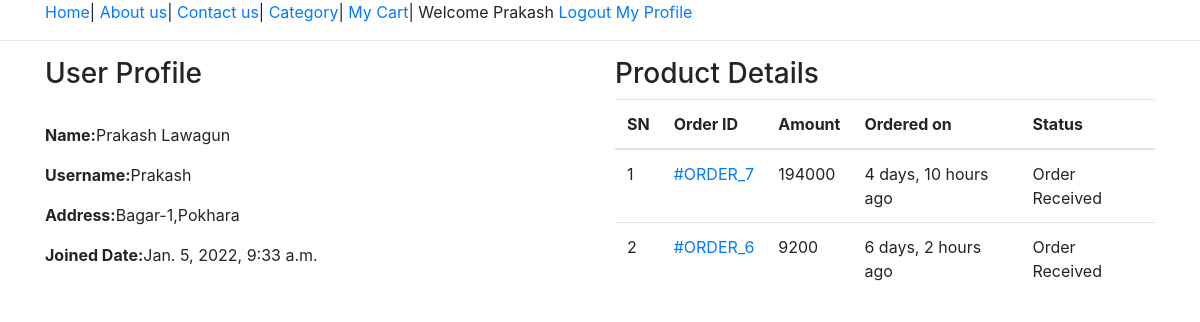
/profile/ (signed in), run on an earlier commit of the app's database.
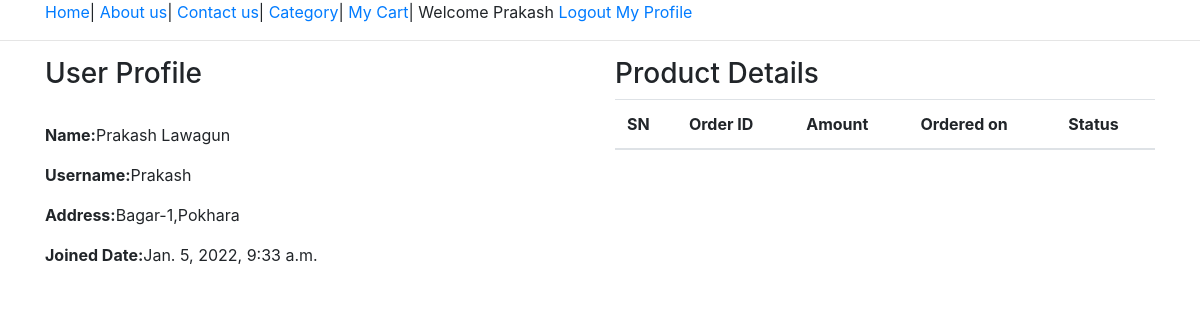
And on a later commit of the database.
### ecomapp/models.py (models this page shows, shortened)
class Customer(models.Model):
    user = models.OneToOneField(User, on_delete=models.CASCADE)
    full_name = models.CharField(max_length=200)
    address = models.CharField(max_length=200, null=True, blank=True)
    joined_on = models.DateTimeField(auto_now_add=True)

class Order(models.Model):
    cart = models.OneToOneField(Cart, on_delete=models.CASCADE)
    ordered_by = models.CharField(max_length=200)
    shipping_address = models.CharField(max_length=200)
    mobile = models.CharField(max_length=10)
    email = models.EmailField(null=True, blank=True)
    subtotal = models.PositiveIntegerField()
    discount = models.PositiveIntegerField()
    total = models.PositiveIntegerField()
    order_status = models.CharField(max_length=50, choices=ORDER_STATUS)
    created_at = models.DateTimeField(auto_now_add=True)

### ecomapp/views.py (the view)
# urls.py: path("profile/",CustomerProfileView.as_view(),name="profile"),
class CustomerProfileView(TemplateView):
    template_name = "profile.html"
    def dispatch(self, request, *args, **kwargs):
        if request.user.is_authenticated and Customer.objects.filter(user=request.user).exists():
            pass
        else:
            return redirect("/login/?next=/profile/")
        return super().dispatch(request, *args, **kwargs)
    def get_context_data(self, **kwargs):
        context = super().get_context_data(**kwargs)
        customer = self.request.user.customer
        context['customer'] = customer
        orders = Order.objects.filter(cart__customer=customer).order_by("-id")
        context['orders'] = orders
        return context

### templates/profile.html (shortened to what this page needs)
{% extends 'base.html'%}
{% block main%}
    <div class="container">
        <div class="row">
            <div class="col-md-6">
                <h3>User Profile</h3><br>
                <p><span class="font-weight-bold">Name:</span>{{customer.full_name}}</p>
                <p><span class="font-weight-bold">Username:</span>{{customer.user.username}}</p>
                <p><span class="font-weight-bold">Address:</span>{{customer.address}}</p>
                <p><span class="font-weight-bold">Joined Date:</span>{{customer.joined_on}}</p>
            </div>
              <div class="col-md-6">
                <h3>Product Details</h3>
                  <table class="table">
                <thead>
                <tr>
                    <th>SN</th>
                    <th>Order ID</th>
                    <th>Amount</th>
                    <th>Ordered on</th>
                    <th>Status</th>
                </tr>
                </thead>
                      <tbody>
                        {% for order in orders %}
                    <tr>
                    <td>{{forloop.counter}}</td>
                    <td><a href="{%url 'ecomapp:customerorderdetail' order.id %}">#ORDER_{{order.id}}</a></td>
                    <td>{{order.total}}</td>
                    <td>{{order.created_at|timesince}} ago</td>
                    <td>{{order.order_status}}</td>
                    </tr>
                      {% endfor %}
                  </table>
            </div>
        </div>
    </div>
{% endblock %}

### templates/base.html (shortened to what this page needs)
<!doctype html>
<html lang="en">
  <head>
    <link rel="stylesheet" href="https://stackpath.bootstrapcdn.com/bootstrap/4.3.1/css/bootstrap.min.css">
  </head>
  <body>
  <div class="container">
  <a href="/">Home</a>|
  <a href="/about">About us</a>|
  <a href="/contact">Contact us</a>|
  <a href="/all-products">Category</a>|
   <a href="{% url 'ecomapp:mycart'%}">My Cart</a>|
    {% if request.user.customer %}
    Welcome {{request.user.username}}
      <a href="{% url 'ecomapp:logout'%}">Logout</a>
      <a href="{% url 'ecomapp:profile'%}">My Profile</a>
    {% else %}
    <a href="{%url 'ecomapp:register'%}">Register</a>
      <a href="{%url 'ecomapp:login'%}">Login</a>
    {% endif %}
  </div>
  <hr>
  {% block main %}{% endblock %}
  </body>
</html>

What changed in the data, as far as the page shows it:
removed Order: id "7", total "194000", created_at "4 days, 10 hours", order_status "Order Received"
removed Order: id "6", total "9200", created_at "6 days, 2 hours", order_status "Order Received"
